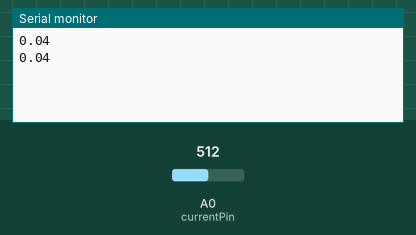
Recording of a sketch running on a simulated Arduino Uno, built with avr-gcc and run on an emulated ATmega328P. Parts: the last lines printed to the serial monitor. Inputs (shaded band) come from the test bench; at power-on: A0 (currentPin) = 512.

Above: at 1.8 s.
1.9 s: A0 (currentPin) set to 716
At 2.8 s:
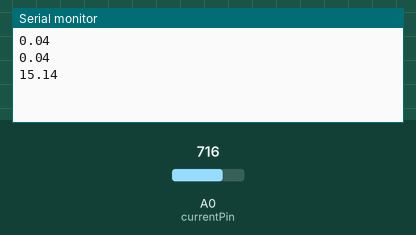
3.4 s: A0 (currentPin) set to 900
At 4.8 s:
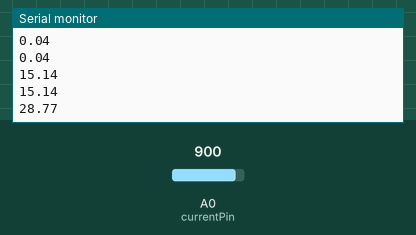
Timing chart, 0 to 6.4 s (numbered marks = the images above; inputs shaded):
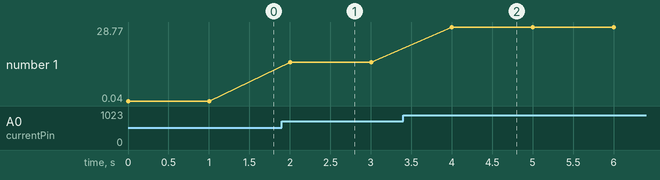

The sketch:

arduino_code.ino
```cpp
// Arduino Code: Energy Monitoring
const int currentPin = A0;  // Pin connected to ACS712 current sensor
float currentValue;         // Variable to hold current sensor reading

void setup() {
  Serial.begin(9600);       // Initialize serial communication
  pinMode(currentPin, INPUT);
}

void loop() {
  // Read analog value from current sensor
  int sensorValue = analogRead(currentPin);

  // Convert to current (adjust sensitivity for your ACS712 version)
  currentValue = (sensorValue * 5.0 / 1023.0 - 2.5) / 0.066;  // ACS712-30A version

  // Send current value over serial port
  Serial.println(currentValue);

  delay(1000);  // Wait for 1 second
}
```

Measured:
- after the input at 1.9 s, the serial monitor: prints a new line after 0.10 s (image 1)
- after the input at 3.4 s, the serial monitor: prints a new line after 0.60 s (image 2)
- plotted number 1: 0.04 → 15.14 after the input at 1.9 s, 15.14 → 28.77 after the input at 3.4 s
